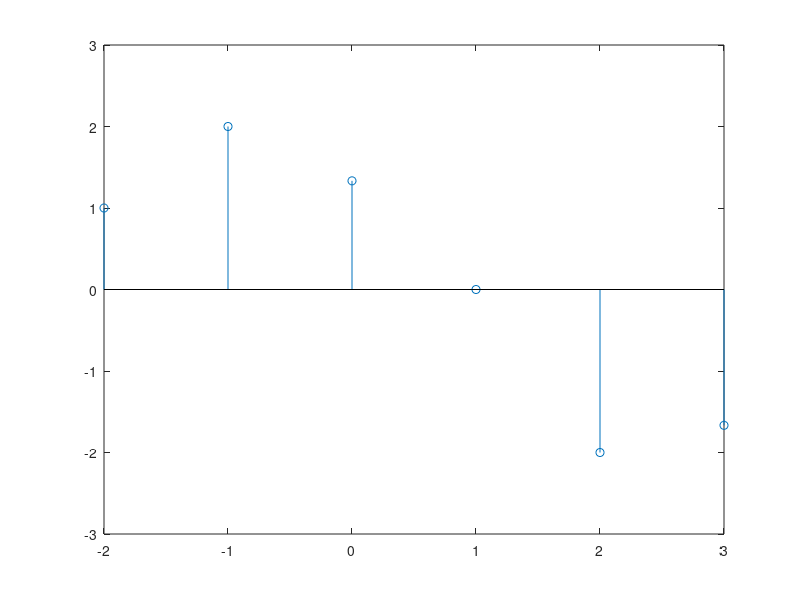

The MATLAB source for this figure:
n = -2 : 3;
x = [1 2 3 -1 -2 -3];
x1 = [x 0 0];
x2 = [0 x 0];
x3 = [0 0 x];
y = (x1 + x2 + x3)/3;
stem (n,y(2:7));
axis([-2 3 -3 3]);

